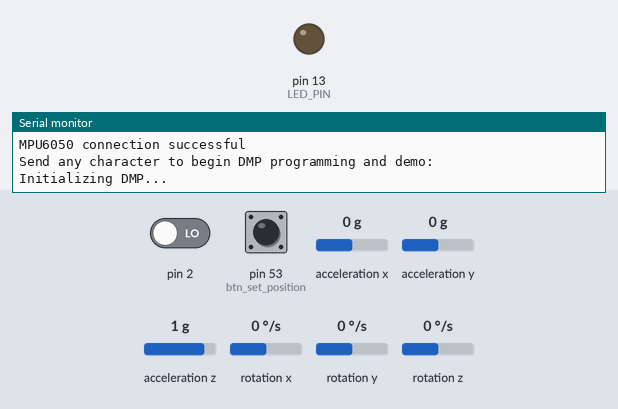
The sketch below on a simulated Arduino Mega 2560, built with avr-gcc and run on an emulated ATmega2560. Shown: output pins drawn as LEDs (lit = HIGH), the last lines printed to the serial monitor. Dashed ring = blinking. The inputs (shaded band) are chosen by the test bench; at power-on: acceleration x 0 g, acceleration z 1 g, acceleration y 0 g, pin 2 LOW, pin 53 (btn_set_position) LOW, rotation x 0 °/s, rotation y 0 °/s, rotation z 0 °/s. The sensor or clock chip raises its interrupt line as the real part does.

Above: at 0.1 s.
At 1.32 s:
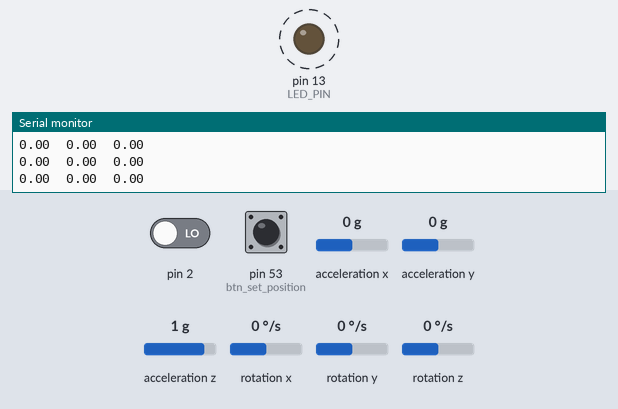
1.8 s: acceleration x set to 0.8 g
4.8 s: acceleration z set to 0 g
11.8 s: acceleration y set to -1.4 g
Timing chart, 0 to 15.8 s (numbered marks = the images above; inputs shaded):
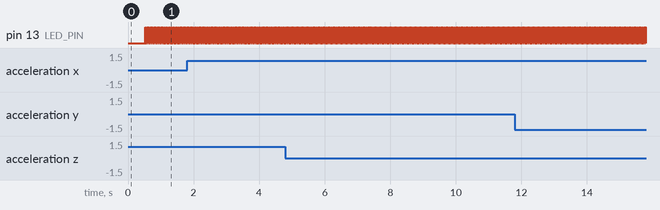

The sketch:

MPU6050_DMP6_modified.ino
```cpp
// (licence header left out)
#include "I2Cdev.h"
#include "MPU6050_6Axis_MotionApps20.h"

MPU6050 mpu;

/* =========================================================================
   NOTE: In addition to connection 3.3v, GND, SDA, and SCL, this sketch
   depends on the MPU-6050's INT pin being connected to the Arduino's
   external interrupt #0 pin. On the Arduino Uno and Mega 2560, this is
   digital I/O pin 2.
 * ========================================================================= */

//#define OUTPUT_READABLE_EULER
#define OUTPUT_READABLE_YAWPITCHROLL


#define LED_PIN 13
bool blinkState = false;

// MPU control/status vars
bool dmpReady = false;  // set true if DMP init was successful
uint8_t mpuIntStatus;   // holds actual interrupt status byte from MPU
uint8_t devStatus;      // return status after each device operation (0 = success, !0 = error)
uint16_t packetSize;    // expected DMP packet size (default is 42 bytes)
uint16_t fifoCount;     // count of all bytes currently in FIFO
uint8_t fifoBuffer[64]; // FIFO storage buffer

// orientation/motion vars
Quaternion q;           // [w, x, y, z]         quaternion container
VectorFloat gravity;    // [x, y, z]            gravity vector
float euler[3];         // [psi, theta, phi]    Euler angle container
float ypr[3];           // [yaw, pitch, roll]   yaw/pitch/roll container and gravity vector

// packet structure for InvenSense teapot demo
uint8_t teapotPacket[14] = { '$', 0x02, 0,0, 0,0, 0,0, 0,0, 0x00, 0x00, '\r', '\n' };

// ================================================================
// ===                        VARIABLES                         ===
// ================================================================
int left = 11;
int right = 12;
int btn_set_position = 53;

int count = 0;
float delay_inicial = 0;//200;
float ref[3], var[3];
float angle = 10;

float wheel_left_min = 0;
float wheel_left_max = 255;
float wheel_right_min = 0;
float wheel_right_max = 255;


// ================================================================
// ===               INTERRUPT DETECTION ROUTINE                ===
// ================================================================

volatile bool mpuInterrupt = false;     // indicates whether MPU interrupt pin has gone high
void dmpDataReady() {
    mpuInterrupt = true;
}


// ================================================================
// ===                      INITIAL SETUP                       ===
// ================================================================

void setup() {
    // join I2C bus (I2Cdev library doesn't do this automatically)
    #if I2CDEV_IMPLEMENTATION == I2CDEV_ARDUINO_WIRE
        Wire.begin();
        TWBR = 24; // 400kHz I2C clock (200kHz if CPU is 8MHz)
    #elif I2CDEV_IMPLEMENTATION == I2CDEV_BUILTIN_FASTWIRE
        Fastwire::setup(400, true);
    #endif

    // initialize serial communication
    // (115200 chosen because it is required for Teapot Demo output, but it's
    // really up to you depending on your project)
    Serial.begin(115200);
//    while (!Serial); // wait for Leonardo enumeration, others continue immediately

    // initialize device
    Serial.println(F("Initializing I2C devices..."));
    mpu.initialize();

    // verify connection
    Serial.println(F("Testing device connections..."));
    Serial.println(mpu.testConnection() ? F("MPU6050 connection successful") : F("MPU6050 connection failed"));

    // wait for ready
    Serial.println(F("\nSend any character to begin DMP programming and demo: "));
//    while (Serial.available() && Serial.read()); // empty buffer
//    while (!Serial.available());                 // wait for data
//    while (Serial.available() && Serial.read()); // empty buffer again

    // load and configure the DMP
    Serial.println(F("Initializing DMP..."));
    devStatus = mpu.dmpInitialize();

    // Erivelton: Modificado os offsets
    mpu.setXGyroOffset(-11);
    mpu.setYGyroOffset(-48);
    mpu.setZGyroOffset(22);
    mpu.setZAccelOffset(1794);

    // make sure it worked (returns 0 if so)
    if (devStatus == 0) {
        // turn on the DMP, now that it's ready
        Serial.println(F("Enabling DMP..."));
        mpu.setDMPEnabled(true);

        // enable Arduino interrupt detection
        Serial.println(F("Enabling interrupt detection (Arduino external interrupt 0)..."));
        attachInterrupt(0, dmpDataReady, RISING);
        mpuIntStatus = mpu.getIntStatus();

        // set our DMP Ready flag so the main loop() function knows it's okay to use it
        Serial.println(F("DMP ready! Waiting for first interrupt..."));
        dmpReady = true;

        // get expected DMP packet size for later comparison
        packetSize = mpu.dmpGetFIFOPacketSize();
    } else {
        // ERROR!
        // 1 = initial memory load failed
        // 2 = DMP configuration updates failed
        // (if it's going to break, usually the code will be 1)
        Serial.print(F("DMP Initialization failed (code "));
        Serial.print(devStatus);
        Serial.println(F(")"));
    }

    // configure LED for output
    pinMode(LED_PIN, OUTPUT);

    //
    pinMode(btn_set_position, INPUT);
}


// ================================================================
// ===                    MAIN PROGRAM LOOP                     ===
// ================================================================

void loop() {
    // if programming failed, don't try to do anything
    if (!dmpReady) return;

    // wait for MPU interrupt or extra packet(s) available
    while (!mpuInterrupt && fifoCount < packetSize) {
    // ================================================================
    // ---                         HEURISTICA                       ---
    // ================================================================
      if (var[2] < angle && var[2] < -angle) {
         analogWrite(right,wheel_right_max);
         analogWrite(left, wheel_left_max);
      }
      if (var[2] > angle) {
        analogWrite(right,wheel_right_max);
        analogWrite(left, wheel_left_min);
      }
      if (var[2] < -angle) {
        analogWrite(left, wheel_left_max);
        analogWrite(right,wheel_right_min);
      }
    }
    // TODO
    // - Add controller PID

    // reset interrupt flag and get INT_STATUS byte
    mpuInterrupt = false;
    mpuIntStatus = mpu.getIntStatus();

    // get current FIFO count
    fifoCount = mpu.getFIFOCount();

    // check for overflow (this should never happen unless our code is too inefficient)
    if ((mpuIntStatus & 0x10) || fifoCount == 1024) {
        // reset so we can continue cleanly
        mpu.resetFIFO();
        Serial.println(F("FIFO overflow!"));

    // otherwise, check for DMP data ready interrupt (this should happen frequently)
    } else if (mpuIntStatus & 0x02) {
        // wait for correct available data length, should be a VERY short wait
        while (fifoCount < packetSize) fifoCount = mpu.getFIFOCount();

        // read a packet from FIFO
        mpu.getFIFOBytes(fifoBuffer, packetSize);

        // track FIFO count here in case there is > 1 packet available
        // (this lets us immediately read more without waiting for an interrupt)
        fifoCount -= packetSize;

        #ifdef OUTPUT_READABLE_EULER
            // display Euler angles in degrees
            mpu.dmpGetQuaternion(&q, fifoBuffer);
            mpu.dmpGetEuler(euler, &q);

            // Erivelton
            if (count == 500 ) {
              ref[0] = euler[0];
              ref[1] = euler[1];
              ref[2] = euler[2];
            }
            if (count > 500) {
              var[0] = (ref[0]-euler[0]) * 180/M_PI;
              var[1] = (ref[1]-euler[1]) * 180/M_PI;
              var[2] = (ref[2]-euler[2]) * 180/M_PI;

              var[0] = ((int)(var[0] / 10))*10;
              var[1] = ((int)(var[1] / 10))*10;
              var[2] = ((int)(var[2] / 10))*10;

              Serial.print(var[0]);              Serial.print("\t");
              Serial.print(var[1]);              Serial.print("\t");
              Serial.print(var[2]);              Serial.println("\t");
            }
            else {
              count = count + 1;
            }
        #endif

        #ifdef OUTPUT_READABLE_YAWPITCHROLL
            // display Euler angles in degrees
            mpu.dmpGetQuaternion(&q, fifoBuffer);
            mpu.dmpGetGravity(&gravity, &q);
            mpu.dmpGetYawPitchRoll(ypr, &q, &gravity);

            // Erivelton
            if (count == delay_inicial || digitalRead(btn_set_position) == HIGH) {
              ref[0] = ypr[0];
              ref[1] = ypr[1];
              ref[2] = ypr[2];
            }
            if (count > delay_inicial) {
              var[0] = (ref[0]-ypr[0]) * 180/M_PI;
              var[1] = (ref[1]-ypr[1]) * 180/M_PI;
              var[2] = (ref[2]-ypr[2]) * 180/M_PI;

              Serial.print(ypr[0] * 180/M_PI);              Serial.print("\t");
              Serial.print(ypr[1] * 180/M_PI);              Serial.print("\t");
              Serial.print(ypr[2] * 180/M_PI);              Serial.println("\t");
            }
            else {
              count = count + 1;
            }
        #endif

        // blink LED to indicate activity
        blinkState = !blinkState;
        digitalWrite(LED_PIN, blinkState);
    }
}
```

Measured:
- by itself, pin 13 (LED_PIN): alternates HIGH for 0.01 s and LOW for 0.01 s
